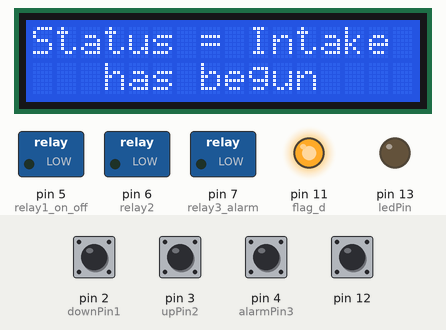
Recording of a sketch running on a simulated Arduino Uno, built with avr-gcc and run on an emulated ATmega328P. Parts: 16×2 character LCD, switched loads named in the sketch (green lamp = pin HIGH), output pins drawn as LEDs (lit = HIGH). Inputs (shaded band) come from the test bench; at power-on: pin 2 (downPin1), pin 3 (upPin2), pin 4 (alarmPin3), pin 12 HIGH. What the sketch prints to the serial monitor is not drawn.

Above: at 1.3 s.
1.4 s: pin 3 (upPin2) pulled LOW for 1.6 s
At 1.8 s:
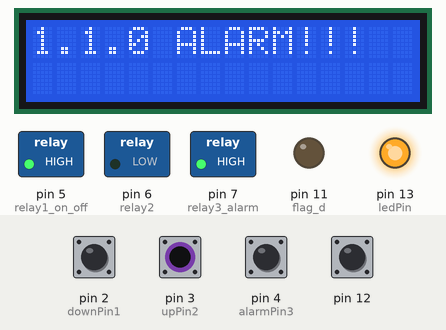
6.3 s: pin 2 (downPin1) pulled LOW for 1.6 s
At 8.3 s:
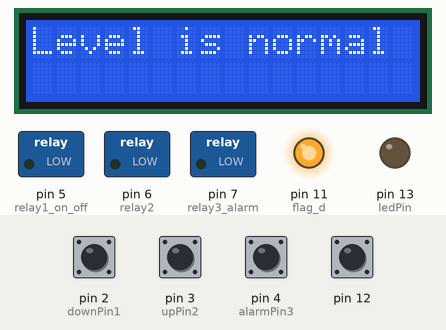
10.3 s: pin 12 pulled LOW for 1.6 s
At 11.7 s:
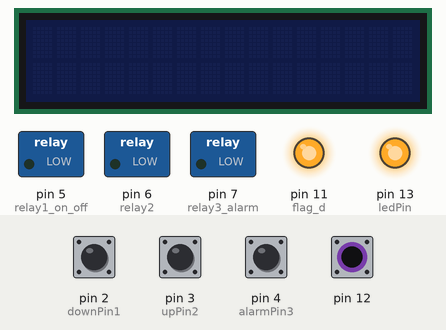
16.6 s: pin 4 (alarmPin3) pulled LOW for 1.6 s
At 18.2 s:
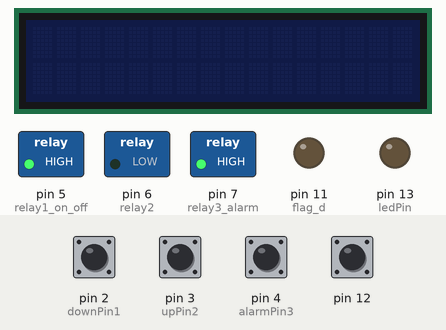
20.6 s: pin 2 (downPin1) pulled LOW for 1.6 s
At 22.3 s:
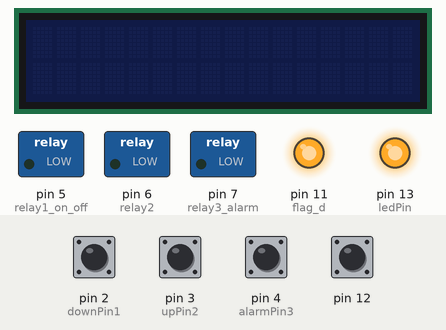
24.3 s: pin 3 (upPin2) pulled LOW for 1.6 s
At 28.4 s:
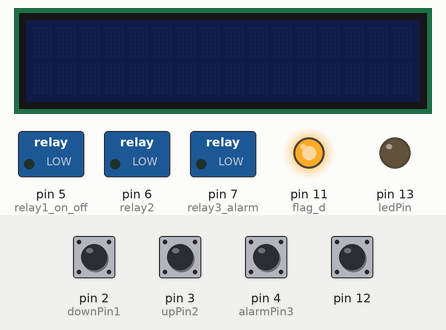
Timing chart, 0 to 28.7 s (numbered marks = the images above; inputs shaded):
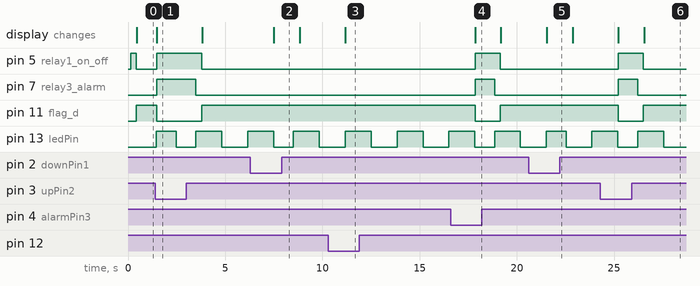

Measured:
- after the input at 1.4 s, pin 5 (relay1_on_off): LOW → HIGH after 0.08 s, → LOW 2.3 s later; pin 7 (relay3_alarm): LOW → HIGH after 0.08 s, → LOW 2.0 s later; pin 11 (flag_d): HIGH → LOW after 0.08 s, → HIGH 2.3 s later; the display: changes after 0.08 s (image 1)
- after the input at 6.3 s, the display: changes after 1.2 s (image 2)
- after the input at 10.3 s, the display: changes after 0.88 s (image 3)
- after the input at 16.6 s, pin 5 (relay1_on_off): LOW → HIGH after 1.3 s, → LOW 1.3 s later; pin 7 (relay3_alarm): LOW → HIGH after 1.3 s, → LOW 1.0 s later; pin 11 (flag_d): HIGH → LOW after 1.3 s, → HIGH 1.3 s later
- after the input at 24.3 s, pin 5 (relay1_on_off): LOW → HIGH after 0.91 s, → LOW 1.3 s later; pin 7 (relay3_alarm): LOW → HIGH after 0.91 s, → LOW 1.0 s later; pin 11 (flag_d): HIGH → LOW after 0.91 s, → HIGH 1.3 s later
- by itself, pin 13 (ledPin): alternates HIGH for 1.3 s and LOW for 1.3 s

The sketch:

Nasos_Control_UART_WIFI.ino
```cpp
#include <Wire.h>
#include <LiquidCrystal_I2C.h>


//int PotenciometrPin = A0;    // select the input pin for the potentiometer
//int Value=0;
//float Value_volt=0;
LiquidCrystal_I2C lcd(0x27,16,2);  // Устанавливаем дисплей
//  lcd.init();
//  lcd.backlight();// Включаем подсветку дисплея
//  lcd.print("iarduino.ru");
//  lcd.setCursor(4, 1);
//  lcd.print("Potenciometr");
//   delay(1000);

int downPin1 = 2; // к выводу 2 подключён геркон 1
int upPin2 = 3; // к выводу 3 подключён геркон 2
int alarmPin3 = 4; // к выводу 4 подключён геркон 3

int ledPin = 13;
int flag = 0;

String str1 = "gerkon_down=";
String str2 = "gerkon_up=";
String str3 = "gerkon_alarm=";

String stat1 = "0";
String stat2 = "0";
String stat3 = "0";
String stat4 = "0";
String stat5 = "0";
String stat6 = "0";
String stat7 = "0";
String stat8 = "0";
String stat9 = "0";

String stat10 = "0";
String stat11 = "0";
String stat12 = "0";
String stat13 = "0";
String stat14 = "0";
String stat15 = "0";


int relay1_on_off = 5; // к выводу 5 подключено реле 1
int relay2 = 6; // к выводу 6 подключено реле 2
int relay3_alarm = 7; // к выводу 7 подключено реле 3
//int relay1_on_off_d = 8; // к выводу 5 подключено реле 1
//int relay2_d = 9; // к выводу 6 подключено реле 2
//int relay3_alarm_d = 10; // к выводу 7 подключено реле 3
int flag_d = 11;

int tempSensor = A0;
float  Value_volt=0;
float gradus=0;
int led_light = 0;

boolean buttonWasUp = true;
boolean ledEnabled = false;

void setup() {
  lcd.init();                      // initialize the lcd
  lcd.init();
  lcd.backlight();
  lcd.setCursor(0, 0);
  Serial.begin(9600); // задействуем последовательный порт

  pinMode(downPin1, INPUT); // задаём вывод 2 в качестве входа (будем считывать с него)
  pinMode(upPin2, INPUT); // задаём вывод 3 в качестве входа (будем считывать с него)
  pinMode(alarmPin3, INPUT); // задаём вывод 4 в качестве входа (будем считывать с него)
  digitalWrite(downPin1, HIGH); // активируем внутренний подтягивающий резистор вывода
  digitalWrite(upPin2, HIGH); // активируем внутренний подтягивающий резистор вывода
  digitalWrite(alarmPin3, HIGH); // активируем внутренний подтягивающий резистор вывода

  pinMode(relay1_on_off, OUTPUT);  // D5 как выход
  pinMode(relay2, OUTPUT);  // D6 как выход
  pinMode(relay3_alarm, OUTPUT);  // D7 как выход
//  pinMode(relay1_on_off_d, OUTPUT);//D8
//  pinMode(relay2_d, OUTPUT);//D9
//  pinMode(relay3_alarm_d, OUTPUT);//D10
  pinMode(flag_d, OUTPUT);//D11
  pinMode(ledPin, OUTPUT); // задаём вывод 13 в качестве выхода
  pinMode (tempSensor, INPUT);
  pinMode(12, INPUT_PULLUP);
digitalWrite(relay3_alarm, 1);
     digitalWrite(relay1_on_off, 1);

}

void loop() {


  int g1 = digitalRead(downPin1); // считываем показания с геркона
  int g2 = digitalRead(upPin2); // считываем показания с геркона
  int g3 = digitalRead(alarmPin3); // считываем показания с геркона
  g1 = !g1;
  g2 = !g2;
  g3 = !g3;

  boolean buttonIsUp = digitalRead(12);
  if (buttonWasUp && !buttonIsUp) {
      delay(10);
      buttonIsUp = digitalRead(12);
      if (!buttonIsUp) {
         ledEnabled = !ledEnabled;
         if(ledEnabled){
          lcd.noDisplay();
          lcd.noBacklight();}
          else{lcd.display();
              lcd.backlight();}
         }
       }

   buttonWasUp = buttonIsUp;
//  Serial.println(g1);
  digitalWrite(ledPin, led_light); // инвертированные показания записываем в порт со светодиодом
  led_light = !led_light;
//  Serial.println(str1 + g1); // посылаем в последовательный порт значения с геркона
  stat1 = (str1 + g1);
  //когда геркон замкнут, значение "1" (HIGH), когда разомкнут - "0" (LOW)
//  Serial.println(str2 + g2); // посылаем в последовательный порт значения с геркона
  stat2 = (str2 + g2);
  //когда геркон замкнут, значение "1" (HIGH), когда разомкнут - "0" (LOW)
//  Serial.println(str3 + g3); // посылаем в последовательный порт значения с геркона
  stat3 = (str3 + g3);
  //когда геркон замкнут, значение "1" (HIGH), когда разомкнут - "0" (LOW)


   if (g1==1&&g2==1&&g3==1){//вкл вкл вкл
//    {Serial.println("status= 1.1.1 ALARM!!!");     1
    stat4 = "_1.1.1";
    lcd.clear();
    lcd.print("1.1.1 ALARM!!!");

     digitalWrite(relay3_alarm, 1);
     digitalWrite(relay1_on_off, 1);

     digitalWrite(flag_d, 0);
     flag = 1;
    }
    else if (g1==0&&g2==1&&g3==0){//вкл вкл выкл
//    {Serial.println("status= 1.1.0 ALARM!!!");      2
    stat4 = "_0.1.0";
    lcd.clear();
    lcd.print("1.1.0 ALARM!!!");

     digitalWrite(relay3_alarm, 1);
     digitalWrite(relay1_on_off, 1);

     digitalWrite(flag_d, 0);
     flag = 1;
    }
    else if (g1==0&&g2==0&&g3==1){// выкл выкл вкл
//    {Serial.println("status= 0.0.1 ALARM!!!");          3
    stat4 = "_0.0.1";
    lcd.clear();
    lcd.print("0.0.1 ALARM!!!");

     digitalWrite(relay3_alarm, 1);
     digitalWrite(relay1_on_off, 1);
     digitalWrite(flag_d, 0);
     flag = 1;
    }
    else if (g1==0&&g2==1&&g3==1){// выкл вкл вкл
//    {Serial.println("status= 0.1.1 ALARM!!!");           4
    stat4 = "_0.1.1";
    lcd.clear();
    lcd.print("0.1.1 ALARM!!!");

     digitalWrite(relay3_alarm, 1);
     digitalWrite(relay1_on_off, 1);

     digitalWrite(flag_d, 0);
     flag = 1;
    }
     else if (g1==1&&g2==0&&g3==1){//вкл выкл вкл
//    {Serial.println("status= 1.0.1 ALARM!!!");           5
    stat4 = "_1.0.1";
    lcd.clear();
    lcd.print("1.0.1 ALARM!!!");

     digitalWrite(relay3_alarm, 1);
     digitalWrite(relay1_on_off, 1);

     digitalWrite(flag_d, 0);
     flag = 1;
    }
    else if(g1==0&&g2==0&&g3==0) //набор воды
    {digitalWrite(relay3_alarm, 0);
     delay(300);
     digitalWrite(relay1_on_off, 0);
     digitalWrite(flag_d, 1);
//     Serial.println("status= Intake has begun, level low");       6
     stat4 = "Int_st";
     lcd.clear();
     lcd.print("Status = Intake ");
     lcd.setCursor(0, 1);
     lcd.print("   has begun");
     flag = 3;
    }
   else if(g1==1&&g2==1&&g3==0)//окончание набора воды
    {digitalWrite(relay3_alarm, 1);
     delay(300);
     digitalWrite(relay1_on_off, 1);
     digitalWrite(flag_d, 1);
//     Serial.println("status= Intake is over, level high");         7
     stat4 = "Int_en";
     lcd.clear();
     lcd.print("Intake is over,");
     lcd.setCursor(0, 1);
     lcd.print("  level high");
     flag = 4;
    }

   else if(g1==1&&g2==0&&g3==0)//Уровень в норме.          Проверить с этим условием и второй скобкой от {if(flag==0){ внизу!!!
    {
//      digitalWrite(relay3_alarm, 1);
//     delay(300);
//     digitalWrite(relay1_on_off, 1);
//     if(flag==0){
//      Serial.println("status= Status temporarily unknown");
    stat4 = "L_norm";
    lcd.clear();
    lcd.print("Level is normal");
//    digitalWrite(relay3_alarm, 1);
//    delay(300);
//    digitalWrite(relay1_on_off, 1);
//                }
//    else if(flag==1){
////  Serial.println("status= flag1 ALARM!!!");
//     stat4 = "f1_ALA";
//     lcd.clear();
//     lcd.print("flag1 ALARM!!!");
////     digitalWrite(relay3_alarm, 1);
////     delay(300);
////     digitalWrite(relay1_on_off, 1);
//}
//     else if(flag==3){
////      Serial.println("status= flag3 Intake has begun");
//     stat4 = "f3_I_s";
//     lcd.clear();
//     lcd.print("Flag 3 Intake");
//     lcd.setCursor(0, 1);
//     lcd.print("  has begun");
//
//                     }
//     else if(flag==4){
////      Serial.println("status= flag4 Intake is over");
//     stat4 = "f4_I_e";
//     lcd.clear();
//     lcd.print("Flag 4 Intake ");
//     lcd.setCursor(0, 1);
//     lcd.print("  is over");
//                     }
//    else{
////      Serial.println("status= Status be updated by flag");
//     stat4 = "upbyfl";
//     lcd.clear();
//     lcd.print("Status be");
//     lcd.setCursor(0, 1);
//     lcd.print("updated by flag");
//////     digitalWrite(relay3_alarm, 1);
//////     delay(300);
//////     digitalWrite(relay1_on_off, 1);
//}
    }
//    Serial.println("Position relay1_on_off= " + String(digitalRead(relay1_on_off)));
      int alpha = digitalRead(relay1_on_off);
      alpha = !alpha;
    stat5 = "r1=" + String(alpha);
//    Serial.println("Position relay2= " + String(digitalRead(relay2)));
      int beta = digitalRead(relay2);
      beta = !beta;
    stat6 = "r2=" + String(beta);
//    Serial.println("Position relay3_alarm= " + String(digitalRead(relay3_alarm)));
      int gamma = digitalRead(relay3_alarm);
      gamma = !gamma;
    stat7 = "r3=" + String(gamma);

//    Serial.println(stat1 + "\r\n" + stat2 + "\r\n" + stat3 + "\r\n" + stat4 + "\r\n" + stat5 + "\r\n" + stat6 + "\r\n" + stat7);
    Serial.println(stat1 + ";" + stat2 + ";" + stat3 + ";" + stat4 + ";" + stat5 + ";" + stat6 + ";" + stat7);
//
    delay(1000); // повторяем цикл через 1000 мсек
    }
```
